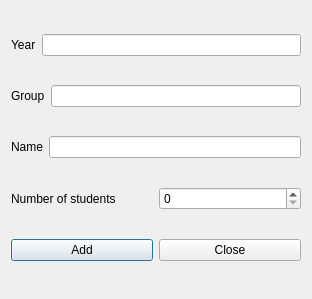
<?xml version="1.0" encoding="UTF-8"?>
<ui version="4.0">
 <class>AddStudentsSubgroupForm_template</class>
 <widget class="QDialog" name="AddStudentsSubgroupForm_template">
  <property name="geometry">
   <rect>
    <x>0</x>
    <y>0</y>
    <width>312</width>
    <height>299</height>
   </rect>
  </property>
  <property name="windowTitle">
   <string extracomment="The title of the dialog to add a students subgroup">Add students subgroup</string>
  </property>
  <layout class="QGridLayout" name="gridLayout">
   <item row="0" column="0">
    <layout class="QHBoxLayout" name="horizontalLayout">
     <item>
      <widget class="QLabel" name="yearTextLabel">
       <property name="text">
        <string>Year</string>
       </property>
       <property name="wordWrap">
        <bool>false</bool>
       </property>
      </widget>
     </item>
     <item>
      <widget class="QLineEdit" name="yearNameLineEdit">
       <property name="readOnly">
        <bool>true</bool>
       </property>
      </widget>
     </item>
    </layout>
   </item>
   <item row="1" column="0">
    <layout class="QHBoxLayout" name="horizontalLayout_2">
     <item>
      <widget class="QLabel" name="groupTextLabel">
       <property name="text">
        <string>Group</string>
       </property>
       <property name="wordWrap">
        <bool>false</bool>
       </property>
      </widget>
     </item>
     <item>
      <widget class="QLineEdit" name="groupNameLineEdit">
       <property name="readOnly">
        <bool>true</bool>
       </property>
      </widget>
     </item>
    </layout>
   </item>
   <item row="2" column="0">
    <layout class="QHBoxLayout" name="horizontalLayout_3">
     <item>
      <widget class="QLabel" name="nameTextLabel">
       <property name="text">
        <string>Name</string>
       </property>
       <property name="wordWrap">
        <bool>false</bool>
       </property>
      </widget>
     </item>
     <item>
      <widget class="QLineEdit" name="nameLineEdit"/>
     </item>
    </layout>
   </item>
   <item row="3" column="0">
    <layout class="QHBoxLayout" name="horizontalLayout_4">
     <item>
      <widget class="QLabel" name="numberTextLabel">
       <property name="text">
        <string>Number of students</string>
       </property>
       <property name="wordWrap">
        <bool>false</bool>
       </property>
      </widget>
     </item>
     <item>
      <widget class="QSpinBox" name="numberSpinBox">
       <property name="minimum">
        <number>0</number>
       </property>
       <property name="maximum">
        <number>1000</number>
       </property>
       <property name="value">
        <number>0</number>
       </property>
      </widget>
     </item>
    </layout>
   </item>
   <item row="4" column="0">
    <layout class="QHBoxLayout" name="horizontalLayout_5">
     <item>
      <widget class="QPushButton" name="addStudentsSubgroupPushButton">
       <property name="text">
        <string>Add</string>
       </property>
      </widget>
     </item>
     <item>
      <widget class="QPushButton" name="closePushButton">
       <property name="text">
        <string>Close</string>
       </property>
      </widget>
     </item>
    </layout>
   </item>
  </layout>
 </widget>
 <layoutdefault spacing="6" margin="11"/>
 <resources/>
 <connections/>
</ui>
